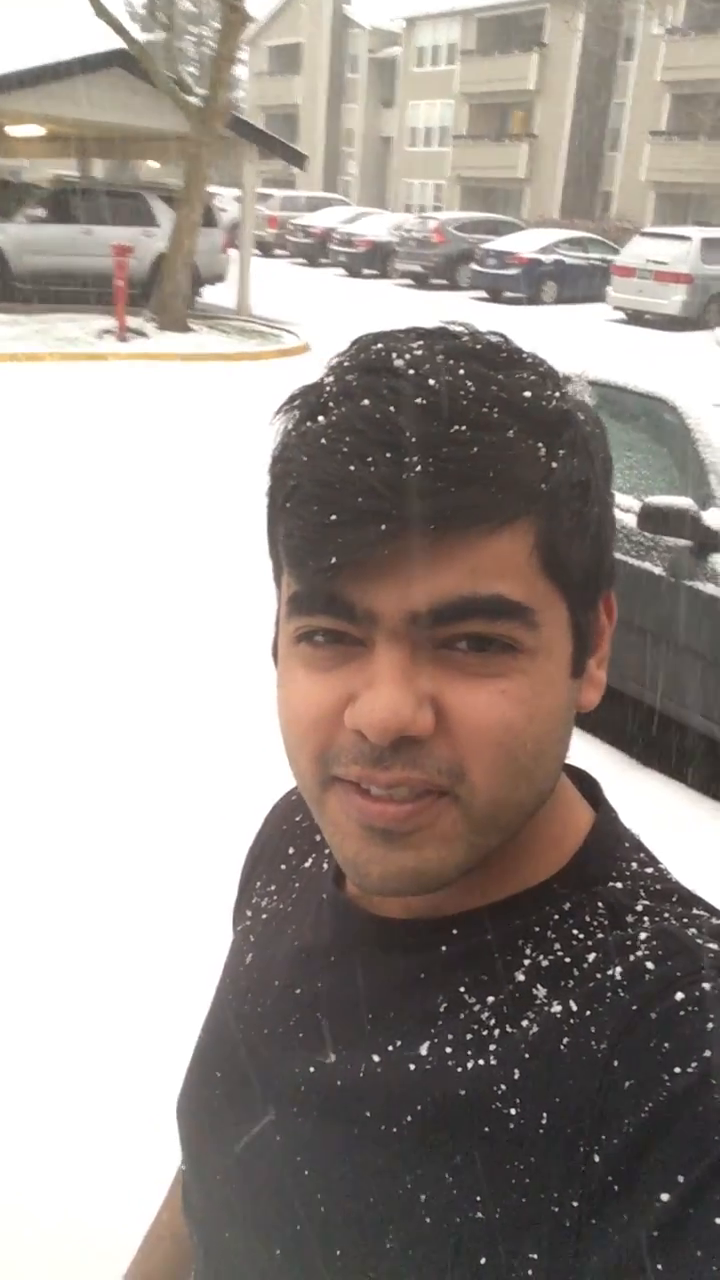
#> input picture frame 19 of Aakash_snow_video.MOV, 720 x 1280 px
$ python OpenCvVideo.py
#> lines starting #> are read from the running program, lines starting #| are printed output that depends on the picture
# -*- coding: utf-8 -*-
"""
Created on Mon Feb 26 17:27:53 2018

@author: aakash.chotrani
"""

import cv2
import numpy as np


#Using system webcam
#cap = cv2.VideoCapture(0)
cap = cv2.VideoCapture('Aakash_snow_video.MOV')


while (cap.isOpened()):
    ret,frame = cap.read()
#> frame is the input picture: shape (1280, 720, 3); mean B, G, R 144.8, 150.3, 158.6

    if ret == True:
        gray = cv2.cvtColor(frame,cv2.COLOR_BGR2GRAY)
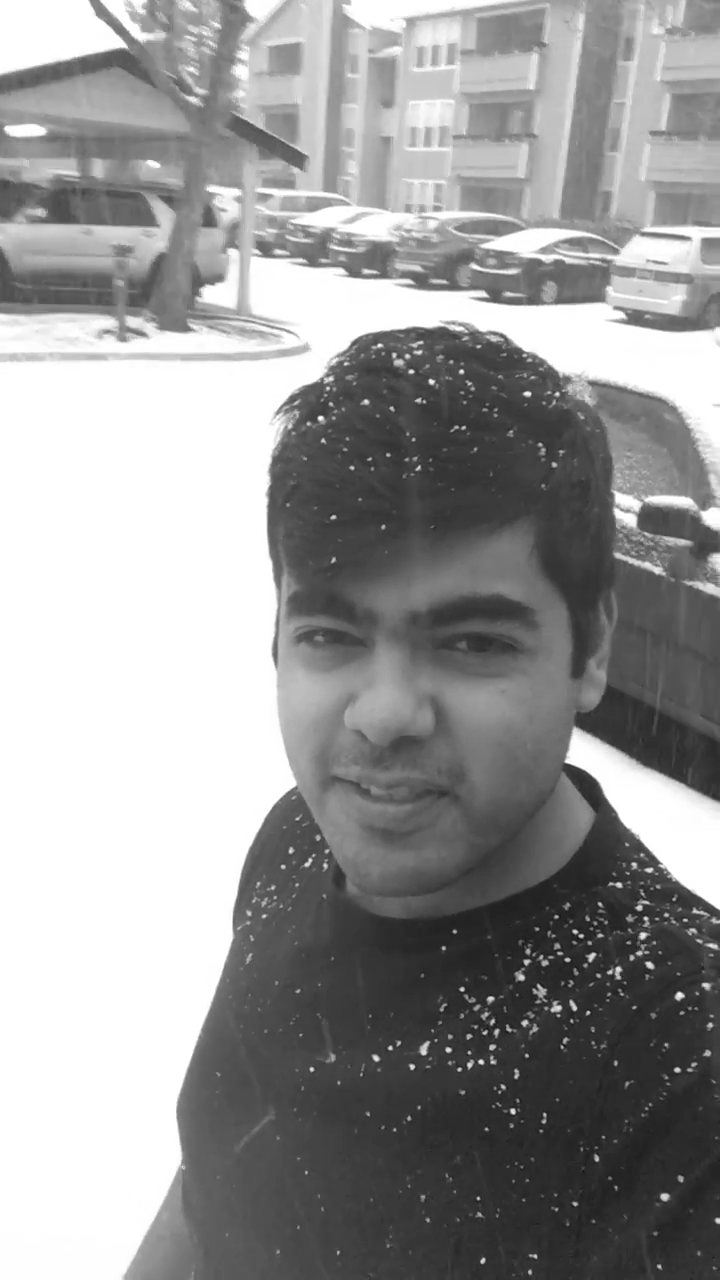
#> gray: shape (1280, 720); min 13, max 255, mean 152.2
        cv2.imshow('frame2',gray)
        cv2.imshow('frame',frame)

        if cv2.waitKey(1) & 0xFF == ord('q'):
#> (key q is pressed here)
            break
    else:
        print("Video stream ended")
        break

cap.release()
cv2.destroyAllWindows()

$ run again, starting later in the video
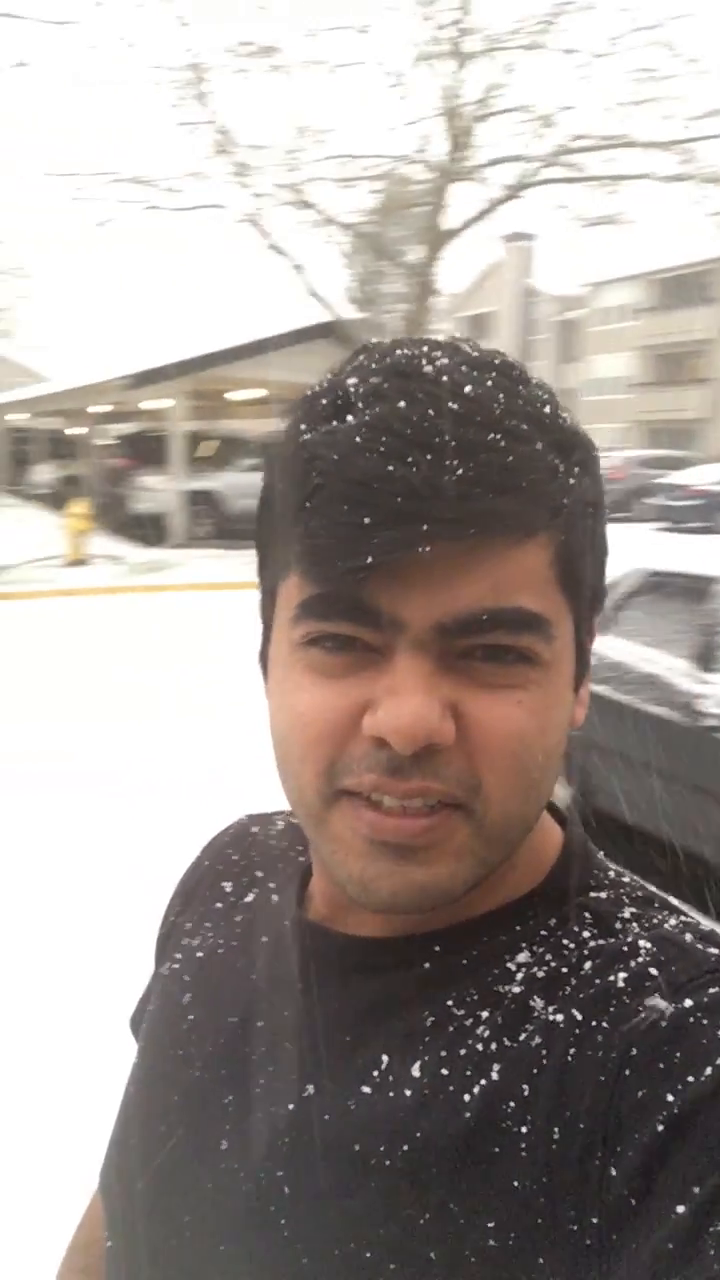
#> input picture frame 88 of Aakash_snow_video.MOV, 720 x 1280 px
#> frame is the input picture: shape (1280, 720, 3); mean B, G, R 152.7, 157.1, 165.2
#> `gray = cv2.cvtColor(frame,cv2.COLOR_BGR2GRAY)`:
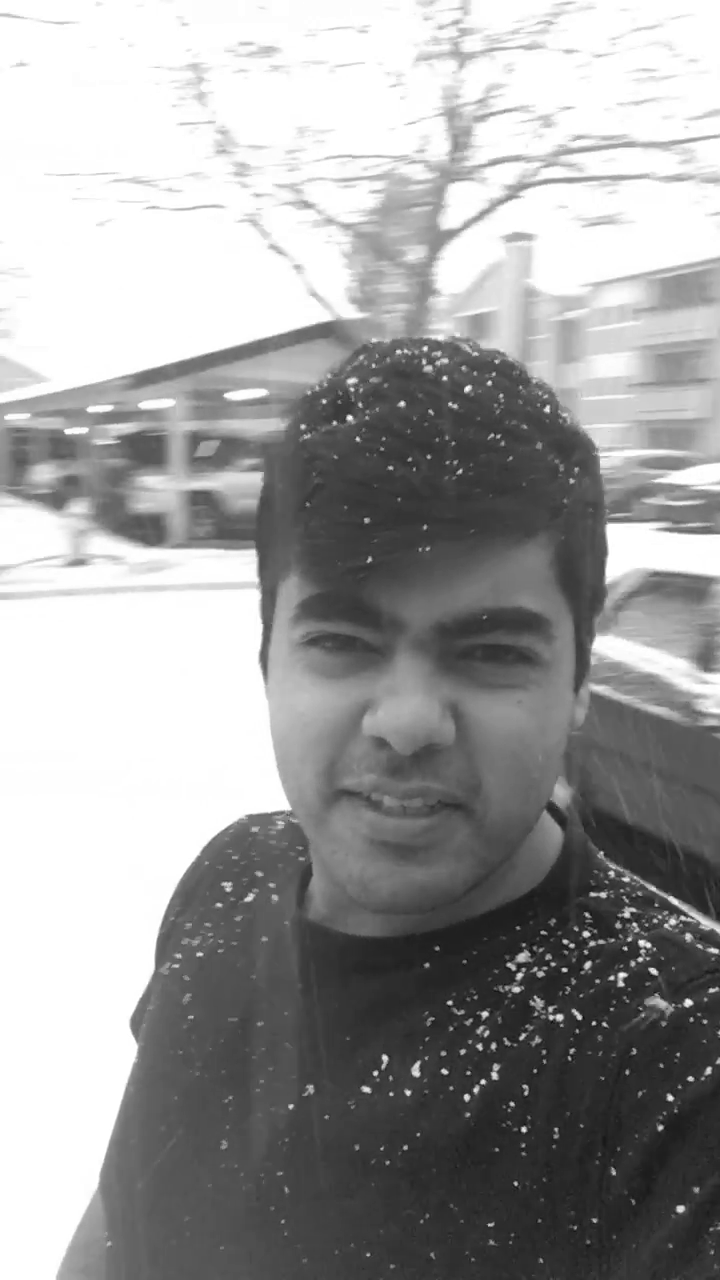
#> gray: shape (1280, 720); min 11, max 255, mean 159

$ run again, starting later in the video
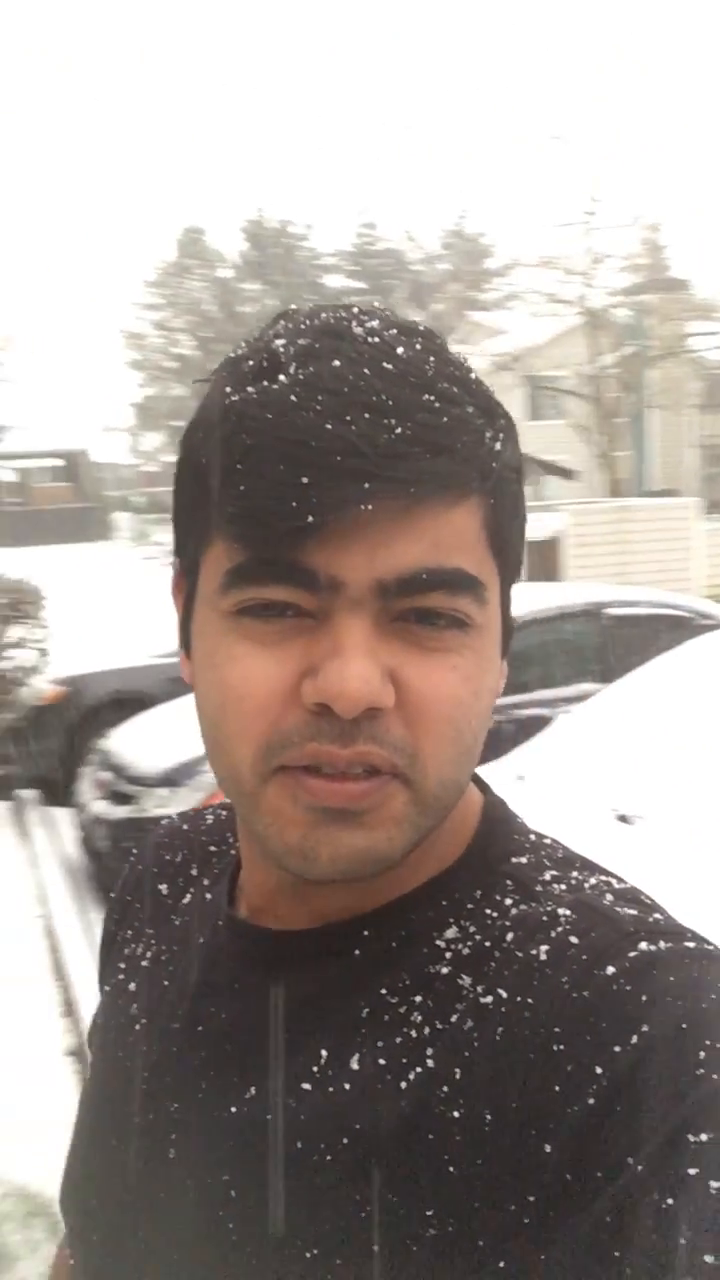
#> input picture frame 156 of Aakash_snow_video.MOV, 720 x 1280 px
#> frame is the input picture: shape (1280, 720, 3); mean B, G, R 150.8, 155.7, 164.5
#> `gray = cv2.cvtColor(frame,cv2.COLOR_BGR2GRAY)`:
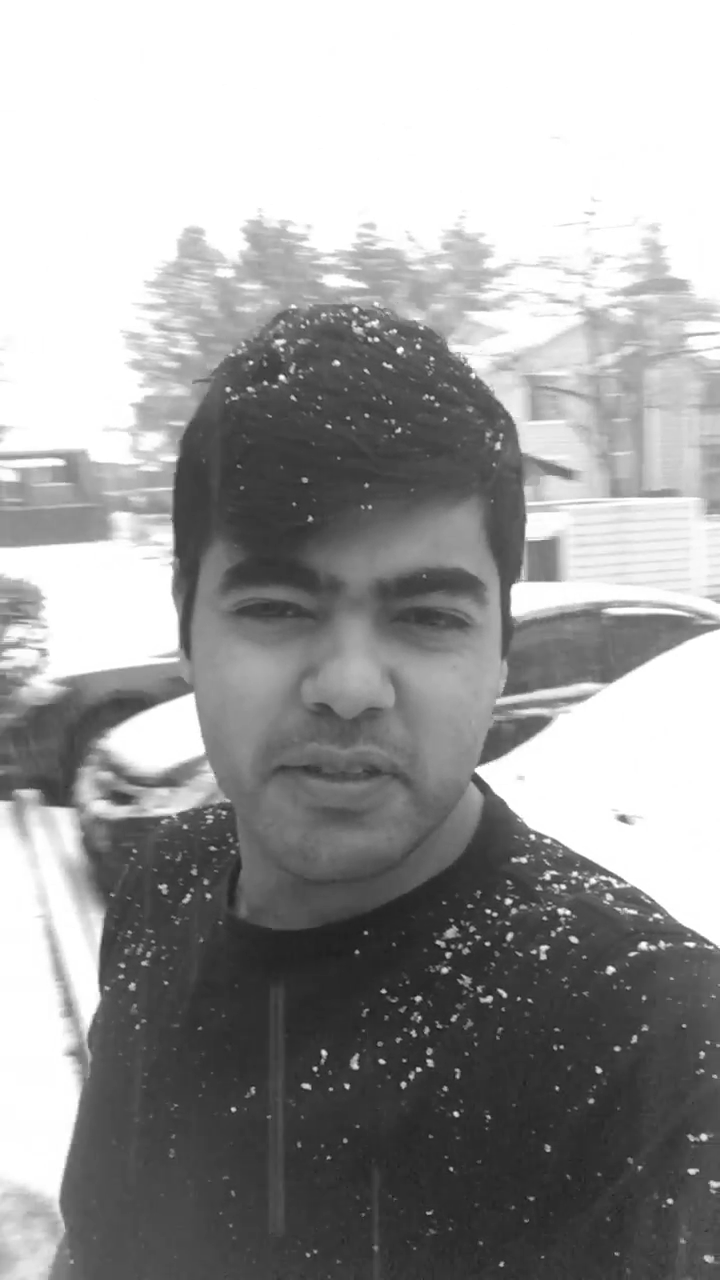
#> gray: shape (1280, 720); min 23, max 255, mean 157.8
